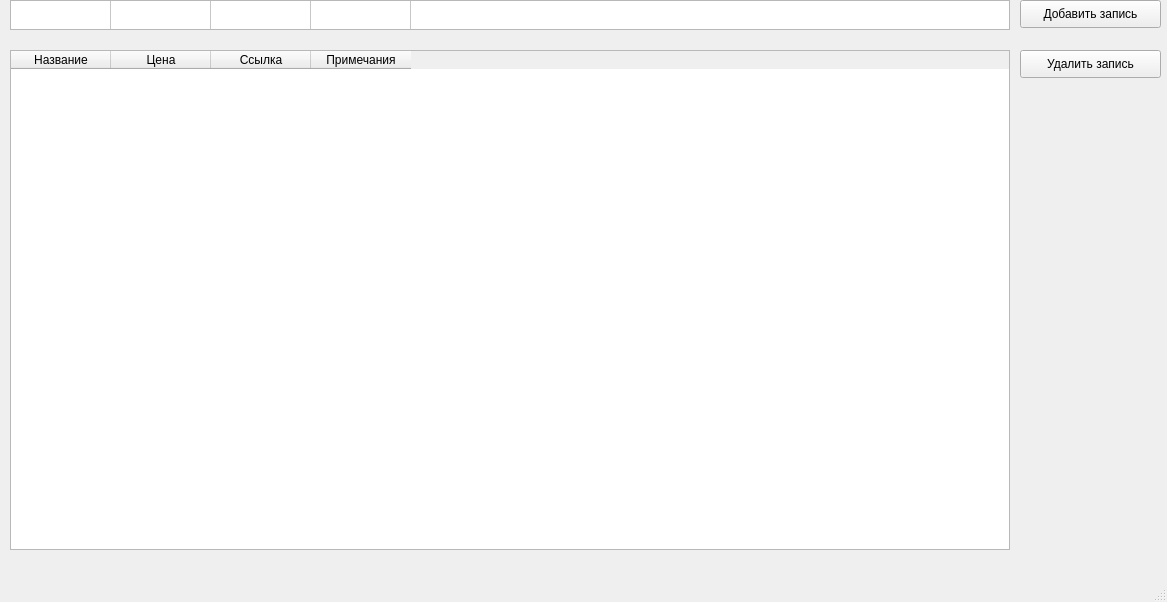
<?xml version="1.0" encoding="UTF-8"?>
<ui version="4.0">
 <class>MainWindow</class>
 <widget class="QMainWindow" name="MainWindow">
  <property name="geometry">
   <rect>
    <x>0</x>
    <y>0</y>
    <width>1167</width>
    <height>602</height>
   </rect>
  </property>
  <property name="windowTitle">
   <string>MainWindow</string>
  </property>
  <widget class="QWidget" name="centralwidget">
   <widget class="QTableWidget" name="tableWidget">
    <property name="geometry">
     <rect>
      <x>10</x>
      <y>50</y>
      <width>1000</width>
      <height>500</height>
     </rect>
    </property>
    <attribute name="verticalHeaderVisible">
     <bool>false</bool>
    </attribute>
    <column>
     <property name="text">
      <string>Название</string>
     </property>
    </column>
    <column>
     <property name="text">
      <string>Цена</string>
     </property>
    </column>
    <column>
     <property name="text">
      <string>Ссылка</string>
     </property>
    </column>
    <column>
     <property name="text">
      <string>Примечания</string>
     </property>
    </column>
   </widget>
   <widget class="QPushButton" name="AddButton">
    <property name="geometry">
     <rect>
      <x>1020</x>
      <y>0</y>
      <width>141</width>
      <height>28</height>
     </rect>
    </property>
    <property name="text">
     <string>Добавить запись</string>
    </property>
   </widget>
   <widget class="QPushButton" name="DeleteButton">
    <property name="geometry">
     <rect>
      <x>1020</x>
      <y>50</y>
      <width>141</width>
      <height>28</height>
     </rect>
    </property>
    <property name="text">
     <string>Удалить запись</string>
    </property>
   </widget>
   <widget class="QTableWidget" name="table_for_input">
    <property name="geometry">
     <rect>
      <x>10</x>
      <y>0</y>
      <width>1000</width>
      <height>30</height>
     </rect>
    </property>
    <property name="font">
     <font>
      <pointsize>10</pointsize>
     </font>
    </property>
    <property name="rowCount">
     <number>1</number>
    </property>
    <attribute name="horizontalHeaderVisible">
     <bool>false</bool>
    </attribute>
    <attribute name="horizontalHeaderHighlightSections">
     <bool>true</bool>
    </attribute>
    <attribute name="verticalHeaderVisible">
     <bool>false</bool>
    </attribute>
    <row>
     <property name="text">
      <string>New Row</string>
     </property>
    </row>
    <column>
     <property name="text">
      <string>Название</string>
     </property>
     <property name="font">
      <font>
       <kerning>false</kerning>
      </font>
     </property>
    </column>
    <column>
     <property name="text">
      <string>Цена</string>
     </property>
    </column>
    <column>
     <property name="text">
      <string>Ссылка</string>
     </property>
    </column>
    <column>
     <property name="text">
      <string>Примечания</string>
     </property>
    </column>
   </widget>
  </widget>
  <widget class="QMenuBar" name="menubar">
   <property name="geometry">
    <rect>
     <x>0</x>
     <y>0</y>
     <width>1167</width>
     <height>26</height>
    </rect>
   </property>
  </widget>
  <widget class="QStatusBar" name="statusbar"/>
 </widget>
 <resources/>
 <connections/>
</ui>
